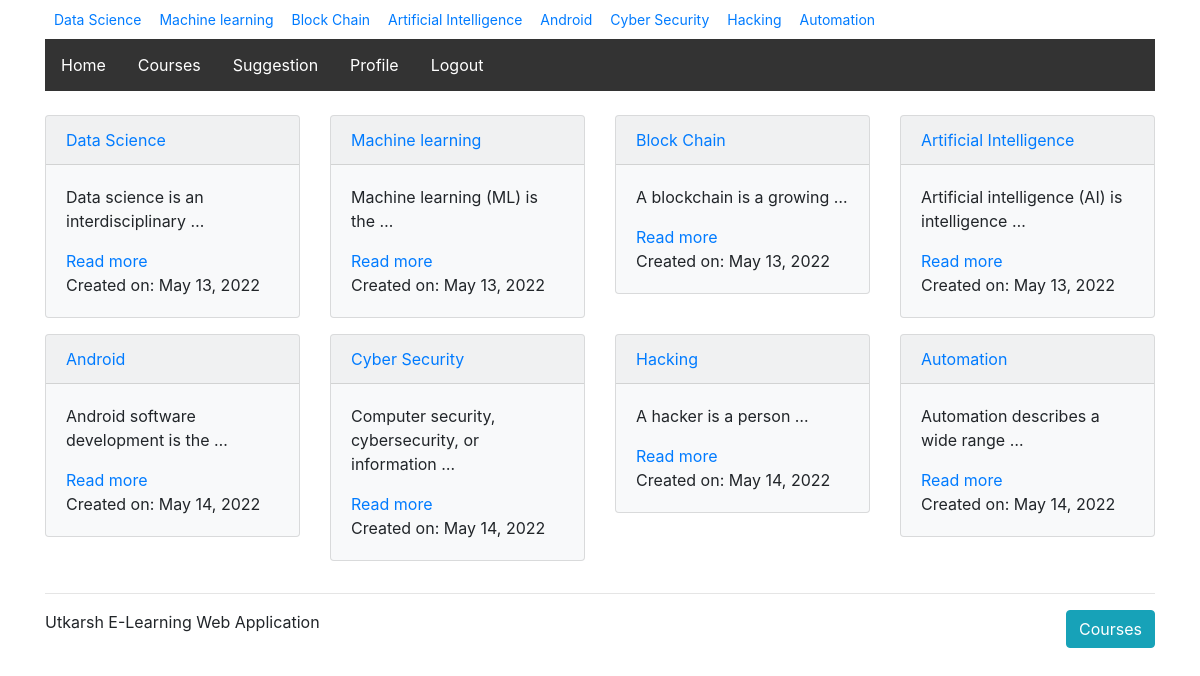
/courses/ (signed in), run on the app's committed database.
### courses/models.py (models this page shows)
class Course(models.Model):
    created_at = models.DateTimeField(auto_now_add=True)
    title = models.CharField(max_length=255)
    description = models.TextField()
    def __str__(self):
        return self.title

### courses/views.py (the view)
def course_list(request):
    courses = models.Course.objects.all()
    email = 'questions@learning_site.com'
    return render(request, 'courses/course_list.html', {'courses':courses, 'email':email})

### courses/templatetags/course_extras.py (called while the page is built)
@register.simple_tag
def newest_course():
    return Course.objects.latest('created_at')

@register.inclusion_tag('courses/course_nav.html')
def nav_courses_list():
    courses = Course.objects.all()
    return {'courses':courses}

### courses/templates/courses/course_list.html (shortened to what this page needs)
{% extends "layout.html" %}
{% load static %}
{% block content %}
    <div class="row mt-4">
        {% for course in courses %}
            <div class="col-md-3">
                <div class="card bg-light mb-3" style="max-width: 18rem;">
                    <div class="card-header">
                        <a href="{% url 'course_detail' pk=course.pk %}">{{ course.title }}</a>
                    </div>
                    <div class="card-body">
                        {% if course.description|wordcount <= 5 %}
                            <p class="card-text">{{ course.description }}</p>
                        {% else %}
                            <p class="card-text">{{ course.description|truncatewords:5 }}</p>
                            <a href="{% url 'course_detail' pk=course.pk %}">Read more</a>
                        {% endif %}
                        <div>Created on: {{ course.created_at|date:"F j, Y" }}</div>
                    </div>
                </div>
            </div>
        {% endfor %}
    </div>
{% endblock %}

### courses/templates/courses/course_nav.html (shortened to what this page needs)
<link rel="stylesheet" href="https://maxcdn.bootstrapcdn.com/bootstrap/4.0.0/css/bootstrap.min.css">
<div class="container mb-1 row">
{% for course in courses %}
    <div><a class="btn btn-sm" href="{% url 'course_detail' pk=course.pk %}">{{ course.title }}</a></div>
{% endfor %}
</div>

### data on the page
Course: title "Data Science", description "Data science is an interdisciplinary …", created_at "May 13, 2022"
Course: title "Machine learning", description "Machine learning (ML) is the …", created_at "May 13, 2022"
Course: title "Block Chain", description "A blockchain is a growing …", created_at "May 13, 2022"
Course: title "Artificial Intelligence", description "Artificial intelligence (AI) is intelligence …", created_at "May 13, 2022"
Course: title "Android", description "Android software development is the …", created_at "May 14, 2022"
Course: title "Cyber Security", description "Computer security, cybersecurity, or information …", created_at "May 14, 2022"
Course: title "Hacking", description "A hacker is a person …", created_at "May 14, 2022"
Course: title "Automation", description "Automation describes a wide range …", created_at "May 14, 2022"
